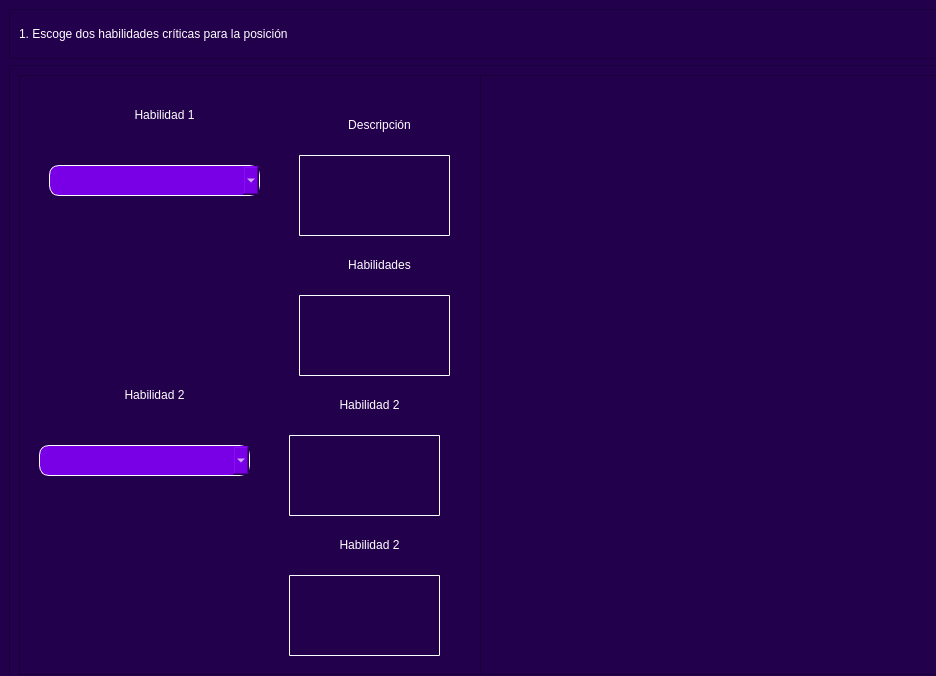
<?xml version="1.0" encoding="UTF-8"?>
<ui version="4.0">
 <class>MainWindow</class>
 <widget class="QMainWindow" name="MainWindow">
  <property name="geometry">
   <rect>
    <x>0</x>
    <y>0</y>
    <width>936</width>
    <height>676</height>
   </rect>
  </property>
  <property name="minimumSize">
   <size>
    <width>936</width>
    <height>600</height>
   </size>
  </property>
  <property name="windowTitle">
   <string>MainWindow</string>
  </property>
  <widget class="QWidget" name="centralwidget">
   <property name="minimumSize">
    <size>
     <width>936</width>
     <height>606</height>
    </size>
   </property>
   <property name="styleSheet">
    <string notr="true">background-color: rgb(34, 0, 75);</string>
   </property>
   <layout class="QVBoxLayout" name="verticalLayout">
    <item alignment="Qt::AlignLeft">
     <widget class="QFrame" name="frame">
      <property name="minimumSize">
       <size>
        <width>936</width>
        <height>50</height>
       </size>
      </property>
      <property name="maximumSize">
       <size>
        <width>16777215</width>
        <height>70</height>
       </size>
      </property>
      <property name="frameShape">
       <enum>QFrame::StyledPanel</enum>
      </property>
      <property name="frameShadow">
       <enum>QFrame::Raised</enum>
      </property>
      <layout class="QVBoxLayout" name="verticalLayout_2">
       <item>
        <widget class="QLabel" name="label">
         <property name="minimumSize">
          <size>
           <width>936</width>
           <height>20</height>
          </size>
         </property>
         <property name="maximumSize">
          <size>
           <width>16777215</width>
           <height>40</height>
          </size>
         </property>
         <property name="styleSheet">
          <string notr="true">QLabel{
	font: 18pt &quot;Century Gothic&quot;;
	color: rgb(255,255,255)
}</string>
         </property>
         <property name="text">
          <string>1. Escoge dos habilidades críticas para la posición</string>
         </property>
        </widget>
       </item>
      </layout>
     </widget>
    </item>
    <item alignment="Qt::AlignHCenter|Qt::AlignVCenter">
     <widget class="QFrame" name="frame_2">
      <property name="minimumSize">
       <size>
        <width>936</width>
        <height>616</height>
       </size>
      </property>
      <property name="frameShape">
       <enum>QFrame::StyledPanel</enum>
      </property>
      <property name="frameShadow">
       <enum>QFrame::Raised</enum>
      </property>
      <layout class="QHBoxLayout" name="horizontalLayout">
       <item>
        <widget class="QFrame" name="frame_3">
         <property name="minimumSize">
          <size>
           <width>468</width>
           <height>600</height>
          </size>
         </property>
         <property name="frameShape">
          <enum>QFrame::StyledPanel</enum>
         </property>
         <property name="frameShadow">
          <enum>QFrame::Raised</enum>
         </property>
         <widget class="QComboBox" name="skill1_selection">
          <property name="geometry">
           <rect>
            <x>30</x>
            <y>90</y>
            <width>211</width>
            <height>31</height>
           </rect>
          </property>
          <property name="styleSheet">
           <string notr="true">QComboBox {
	color: rgb(255, 255, 255);
	background-color: #7900E6;
	border-radius: 10px;
	border: 1px solid #FFFFFF;
	font: 12pt &quot;Century Gothic&quot;;
}

QListView{
	border: 1px solid #FFFFFF;
	background-color: #7900E6;
	border-radius: 10px;
}</string>
          </property>
         </widget>
         <widget class="QLabel" name="skill1_description_title">
          <property name="geometry">
           <rect>
            <x>300</x>
            <y>40</y>
            <width>121</width>
            <height>20</height>
           </rect>
          </property>
          <property name="styleSheet">
           <string notr="true">QLabel {
	color: #FFFFFF;
	font: 12pt &quot;Century Gothic&quot;;
}</string>
          </property>
          <property name="text">
           <string>&lt;html&gt;&lt;head/&gt;&lt;body&gt;&lt;p align=&quot;center&quot;&gt;Descripción&lt;/p&gt;&lt;/body&gt;&lt;/html&gt;</string>
          </property>
         </widget>
         <widget class="QTextBrowser" name="skill1_description">
          <property name="geometry">
           <rect>
            <x>280</x>
            <y>80</y>
            <width>151</width>
            <height>81</height>
           </rect>
          </property>
          <property name="styleSheet">
           <string notr="true">QTextBrowser{
	color: #FFFFFF;
	font: 12pt &quot;Century Gothic&quot;;
	border-radius: 1px;
	border: 1px solid #FFFFFF;
}</string>
          </property>
          <property name="html">
           <string>&lt;!DOCTYPE HTML PUBLIC &quot;-//W3C//DTD HTML 4.0//EN&quot; &quot;http://www.w3.org/TR/REC-html40/strict.dtd&quot;&gt;
&lt;html&gt;&lt;head&gt;&lt;meta name=&quot;qrichtext&quot; content=&quot;1&quot; /&gt;&lt;meta charset=&quot;utf-8&quot; /&gt;&lt;style type=&quot;text/css&quot;&gt;
p, li { white-space: pre-wrap; }
hr { height: 1px; border-width: 0; }
li.unchecked::marker { content: &quot;\2610&quot;; }
li.checked::marker { content: &quot;\2612&quot;; }
&lt;/style&gt;&lt;/head&gt;&lt;body style=&quot; font-family:'Century Gothic'; font-size:12pt; font-weight:400; font-style:normal;&quot;&gt;
&lt;p style=&quot;-qt-paragraph-type:empty; margin-top:0px; margin-bottom:0px; margin-left:0px; margin-right:0px; -qt-block-indent:0; text-indent:0px;&quot;&gt;&lt;br /&gt;&lt;/p&gt;&lt;/body&gt;&lt;/html&gt;</string>
          </property>
         </widget>
         <widget class="QLabel" name="skill1_title">
          <property name="geometry">
           <rect>
            <x>70</x>
            <y>30</y>
            <width>151</width>
            <height>20</height>
           </rect>
          </property>
          <property name="styleSheet">
           <string notr="true">QLabel {
	color: #FFFFFF;
	font: 16pt &quot;Century Gothic&quot;;
	width: 2px;
}</string>
          </property>
          <property name="text">
           <string>&lt;html&gt;&lt;head/&gt;&lt;body&gt;&lt;p align=&quot;center&quot;&gt;Habilidad 1&lt;/p&gt;&lt;/body&gt;&lt;/html&gt;</string>
          </property>
         </widget>
         <widget class="QTextBrowser" name="skill1_traits">
          <property name="geometry">
           <rect>
            <x>280</x>
            <y>220</y>
            <width>151</width>
            <height>81</height>
           </rect>
          </property>
          <property name="styleSheet">
           <string notr="true">QTextBrowser{
	color: #FFFFFF;
	font: 12pt &quot;Century Gothic&quot;;
	border-radius: 1px;
	border: 1px solid #FFFFFF;
}</string>
          </property>
          <property name="html">
           <string>&lt;!DOCTYPE HTML PUBLIC &quot;-//W3C//DTD HTML 4.0//EN&quot; &quot;http://www.w3.org/TR/REC-html40/strict.dtd&quot;&gt;
&lt;html&gt;&lt;head&gt;&lt;meta name=&quot;qrichtext&quot; content=&quot;1&quot; /&gt;&lt;meta charset=&quot;utf-8&quot; /&gt;&lt;style type=&quot;text/css&quot;&gt;
p, li { white-space: pre-wrap; }
hr { height: 1px; border-width: 0; }
li.unchecked::marker { content: &quot;\2610&quot;; }
li.checked::marker { content: &quot;\2612&quot;; }
&lt;/style&gt;&lt;/head&gt;&lt;body style=&quot; font-family:'Century Gothic'; font-size:12pt; font-weight:400; font-style:normal;&quot;&gt;
&lt;p style=&quot;-qt-paragraph-type:empty; margin-top:0px; margin-bottom:0px; margin-left:0px; margin-right:0px; -qt-block-indent:0; text-indent:0px;&quot;&gt;&lt;br /&gt;&lt;/p&gt;&lt;/body&gt;&lt;/html&gt;</string>
          </property>
         </widget>
         <widget class="QLabel" name="skill1_traits_title">
          <property name="geometry">
           <rect>
            <x>300</x>
            <y>180</y>
            <width>121</width>
            <height>20</height>
           </rect>
          </property>
          <property name="styleSheet">
           <string notr="true">QLabel {
	color: #FFFFFF;
	font: 12pt &quot;Century Gothic&quot;;
}</string>
          </property>
          <property name="text">
           <string>&lt;html&gt;&lt;head/&gt;&lt;body&gt;&lt;p align=&quot;center&quot;&gt;Habilidades&lt;/p&gt;&lt;/body&gt;&lt;/html&gt;</string>
          </property>
         </widget>
         <widget class="QComboBox" name="skill2_selection">
          <property name="geometry">
           <rect>
            <x>20</x>
            <y>370</y>
            <width>211</width>
            <height>31</height>
           </rect>
          </property>
          <property name="styleSheet">
           <string notr="true">QComboBox {
	color: rgb(255, 255, 255);
	background-color: #7900E6;
	border-radius: 10px;
	border: 1px solid #FFFFFF;
	font: 12pt &quot;Century Gothic&quot;;
}

QListView{
	border: 1px solid #FFFFFF;
	background-color: #7900E6;
	border-radius: 10px;
}</string>
          </property>
         </widget>
         <widget class="QTextBrowser" name="skill2_description">
          <property name="geometry">
           <rect>
            <x>270</x>
            <y>360</y>
            <width>151</width>
            <height>81</height>
           </rect>
          </property>
          <property name="styleSheet">
           <string notr="true">QTextBrowser{
	color: #FFFFFF;
	font: 12pt &quot;Century Gothic&quot;;
	border-radius: 1px;
	border: 1px solid #FFFFFF;
}</string>
          </property>
          <property name="html">
           <string>&lt;!DOCTYPE HTML PUBLIC &quot;-//W3C//DTD HTML 4.0//EN&quot; &quot;http://www.w3.org/TR/REC-html40/strict.dtd&quot;&gt;
&lt;html&gt;&lt;head&gt;&lt;meta name=&quot;qrichtext&quot; content=&quot;1&quot; /&gt;&lt;meta charset=&quot;utf-8&quot; /&gt;&lt;style type=&quot;text/css&quot;&gt;
p, li { white-space: pre-wrap; }
hr { height: 1px; border-width: 0; }
li.unchecked::marker { content: &quot;\2610&quot;; }
li.checked::marker { content: &quot;\2612&quot;; }
&lt;/style&gt;&lt;/head&gt;&lt;body style=&quot; font-family:'Century Gothic'; font-size:12pt; font-weight:400; font-style:normal;&quot;&gt;
&lt;p style=&quot;-qt-paragraph-type:empty; margin-top:0px; margin-bottom:0px; margin-left:0px; margin-right:0px; -qt-block-indent:0; text-indent:0px;&quot;&gt;&lt;br /&gt;&lt;/p&gt;&lt;/body&gt;&lt;/html&gt;</string>
          </property>
         </widget>
         <widget class="QLabel" name="skill2_description_title">
          <property name="geometry">
           <rect>
            <x>290</x>
            <y>320</y>
            <width>121</width>
            <height>20</height>
           </rect>
          </property>
          <property name="styleSheet">
           <string notr="true">QLabel {
	color: #FFFFFF;
	font: 12pt &quot;Century Gothic&quot;;
}</string>
          </property>
          <property name="text">
           <string>&lt;html&gt;&lt;head/&gt;&lt;body&gt;&lt;p align=&quot;center&quot;&gt;Habilidad 2&lt;/p&gt;&lt;/body&gt;&lt;/html&gt;</string>
          </property>
         </widget>
         <widget class="QTextBrowser" name="skill2_traits">
          <property name="geometry">
           <rect>
            <x>270</x>
            <y>500</y>
            <width>151</width>
            <height>81</height>
           </rect>
          </property>
          <property name="styleSheet">
           <string notr="true">QTextBrowser{
	color: #FFFFFF;
	font: 12pt &quot;Century Gothic&quot;;
	border-radius: 1px;
	border: 1px solid #FFFFFF;
}</string>
          </property>
          <property name="html">
           <string>&lt;!DOCTYPE HTML PUBLIC &quot;-//W3C//DTD HTML 4.0//EN&quot; &quot;http://www.w3.org/TR/REC-html40/strict.dtd&quot;&gt;
&lt;html&gt;&lt;head&gt;&lt;meta name=&quot;qrichtext&quot; content=&quot;1&quot; /&gt;&lt;meta charset=&quot;utf-8&quot; /&gt;&lt;style type=&quot;text/css&quot;&gt;
p, li { white-space: pre-wrap; }
hr { height: 1px; border-width: 0; }
li.unchecked::marker { content: &quot;\2610&quot;; }
li.checked::marker { content: &quot;\2612&quot;; }
&lt;/style&gt;&lt;/head&gt;&lt;body style=&quot; font-family:'Century Gothic'; font-size:12pt; font-weight:400; font-style:normal;&quot;&gt;
&lt;p style=&quot;-qt-paragraph-type:empty; margin-top:0px; margin-bottom:0px; margin-left:0px; margin-right:0px; -qt-block-indent:0; text-indent:0px;&quot;&gt;&lt;br /&gt;&lt;/p&gt;&lt;/body&gt;&lt;/html&gt;</string>
          </property>
         </widget>
         <widget class="QLabel" name="skill2_traits_title">
          <property name="geometry">
           <rect>
            <x>290</x>
            <y>460</y>
            <width>121</width>
            <height>20</height>
           </rect>
          </property>
          <property name="styleSheet">
           <string notr="true">QLabel {
	color: #FFFFFF;
	font: 12pt &quot;Century Gothic&quot;;
}</string>
          </property>
          <property name="text">
           <string>&lt;html&gt;&lt;head/&gt;&lt;body&gt;&lt;p align=&quot;center&quot;&gt;Habilidad 2&lt;/p&gt;&lt;/body&gt;&lt;/html&gt;</string>
          </property>
         </widget>
         <widget class="QLabel" name="skill2_title">
          <property name="geometry">
           <rect>
            <x>60</x>
            <y>310</y>
            <width>151</width>
            <height>20</height>
           </rect>
          </property>
          <property name="styleSheet">
           <string notr="true">QLabel {
	color: #FFFFFF;
	font: 16pt &quot;Century Gothic&quot;;
	width: 2px;
}</string>
          </property>
          <property name="text">
           <string>&lt;html&gt;&lt;head/&gt;&lt;body&gt;&lt;p align=&quot;center&quot;&gt;Habilidad 2&lt;/p&gt;&lt;/body&gt;&lt;/html&gt;</string>
          </property>
         </widget>
        </widget>
       </item>
       <item>
        <widget class="QFrame" name="frame_4">
         <property name="minimumSize">
          <size>
           <width>468</width>
           <height>600</height>
          </size>
         </property>
         <property name="frameShape">
          <enum>QFrame::StyledPanel</enum>
         </property>
         <property name="frameShadow">
          <enum>QFrame::Raised</enum>
         </property>
        </widget>
       </item>
      </layout>
     </widget>
    </item>
   </layout>
  </widget>
 </widget>
 <resources/>
 <connections/>
</ui>
